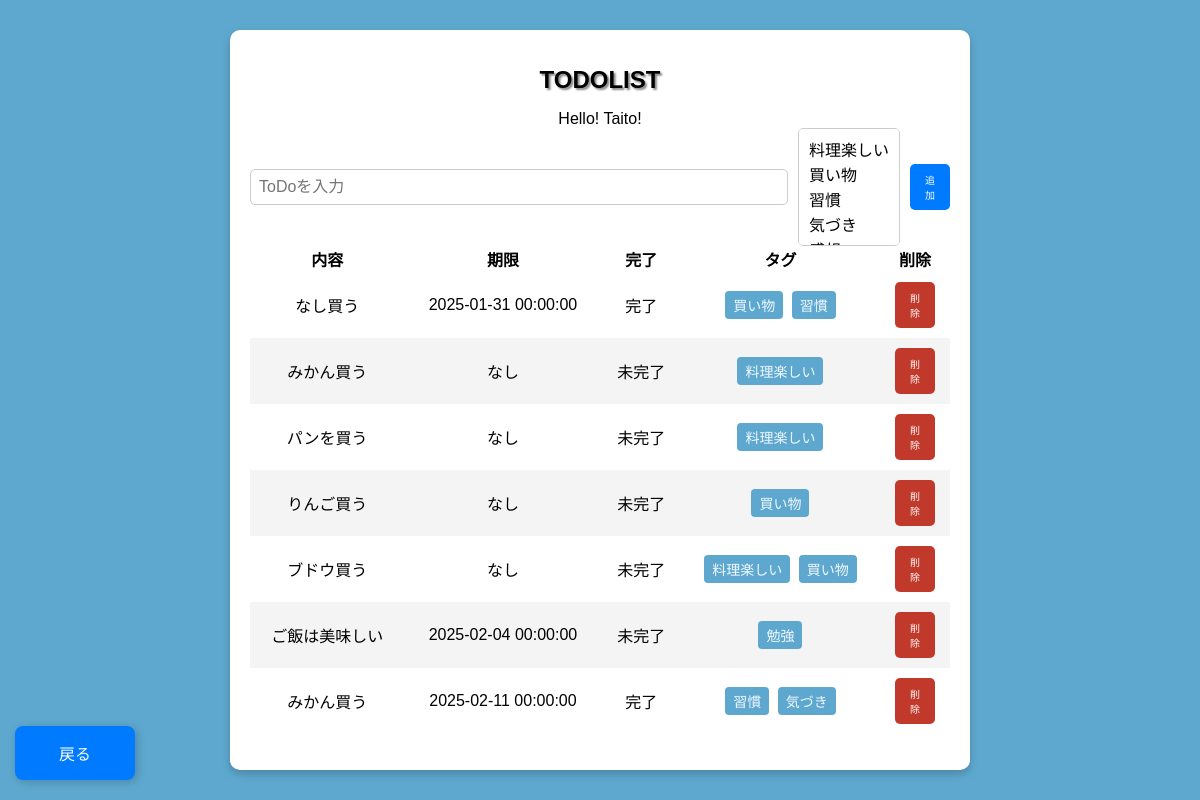
Before: /todo with the older database file.
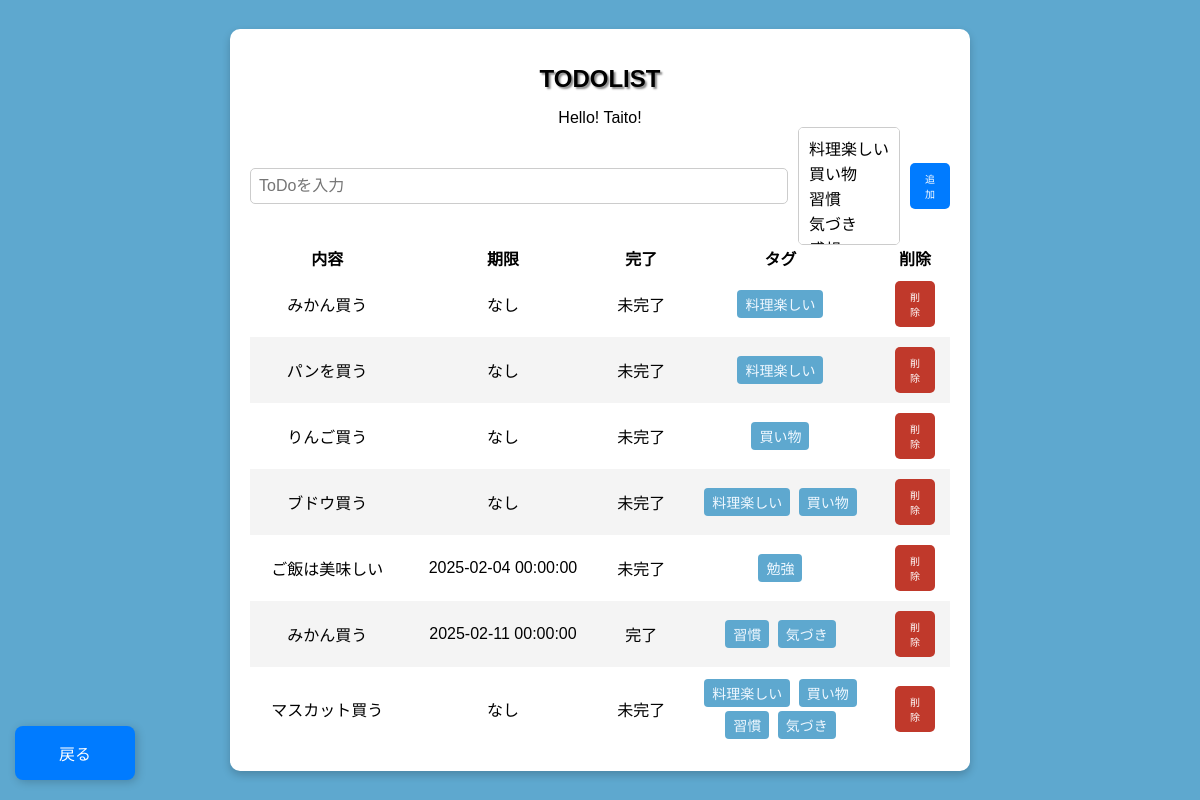
After: the same page with the newer database file.
### app/database/table/models.py (models this page shows)
class Todo(Base):
    __tablename__ = 'todo'
    __table_args__ = {
        'comment': 'todoの内容を管理するテーブル'
    }
    id   = Column('todo_id', Integer, primary_key=True, autoincrement=True)
    box  = Column('box', String(200), nullable=False)
    date = Column('date', DateTime, nullable=True)  # 現在時刻をデフォルトに設定
    completed = Column('completed', Boolean, default=False)
    settings = relationship("Set", back_populates="todo", cascade="all, delete-orphan")

class Tag(Base):
    __tablename__ = 'tag'
    __table_args__ = {
        'comment': 'tagの内容を管理するテーブル'
    }
    id   = Column('tag_id', Integer, primary_key=True, autoincrement=True)
    desc = Column('description', String(200), nullable=False)
    settings = relationship("Set", back_populates="tag", cascade="all, delete-orphan")

### app/routes/todo.py (the view)
@router.get("/todo")
async def read_todolist(request: Request):
    tag_list = db.query(Tag).all()
    todo_list = db.query(Todo).all()
    todo_list_with_tags = []
    for todo in todo_list:
        set_tags = (
            db.query(Tag.desc)
            .join(Set, Set.tag_id == Tag.id)
            .filter(Set.todo_id == todo.id)
            .all()
        )
        tag_descs = [set_tag.desc for set_tag in set_tags]
        todo_list_with_tags.append({
            "todo": todo,
            "set_tag_descs": tag_descs
        })
    db.close()
    return templates.TemplateResponse("todolist.html", {
        "request": request,
        "name": "Taito!",
        "todo_list": todo_list_with_tags,
        "tag_list": tag_list,
    })

### app/templates/todolist.html (shortened to what this page needs)
{%- extends "layout.html" %}
{%- block content %}
    <form id="todo-form" class="todo-form" method="POST" action="/todo">
        <input type="text" id="todo-input" class="todo-input" placeholder="ToDoを入力" name="box" required>
        <select id="tag-select" class="tag-select" name="tag" multiple>
            {% for tag in tag_list %}
                <option value="{{ tag.id }}">{{ tag.desc }}</option>
            {% endfor %}
        </select>
        <button type="submit" class="add-button">追加</button>
    </form>
    <table style="border-collapse: separate; border-spacing: 0;">
        <thead>
            <tr>
                <th>内容</th>
                <th>期限</th>
                <th>完了</th>
                <th>タグ</th>
                <th>削除</th>
            </tr>
        </thead>
        <tbody id="todo-list">
            {% for item in todo_list %}
            <tr>
                <td>
                    <a href="/todo/{{ item.todo.id }}" style="color: black; text-decoration: none;">
                        {{ item.todo.box }}
                    </a>
                </td>
                <td>{{ item.todo.date if item.todo.date else 'なし' }}</td>
                <td>{{ '完了' if item.todo.completed else '未完了' }}</td>
                <td class="listtags-column">
                    {% if item.set_tag_descs %}
                        {% for tag_desc in item.set_tag_descs %}
                            <span class="tag">{{ tag_desc }}</span>
                        {% endfor %}
                    {% else %}
                        なし
                    {% endif %}
                </td>
                <td>
                    <button onclick="deleteTodo('{{ item.todo.id }}')" class="remove-btn">
                        削除
                    </button>
                </td>
            </tr>
            {% endfor %}
        </tbody>
    </table>
    <a href="/" class="back-button">戻る</a>
{%- endblock %}

Changed rows visible on the page:
removed Todo: todo.box "なし買う", todo "2025-01-31 00:00:00", completed "完了"
now on one of the page's lists (row unchanged): Tag: description "料理楽しい"
shown differently, row unchanged: Tag "買い物": moves from the list under "なし買う" to the list under "マスカット買う"
shown differently, row unchanged: Tag "習慣": moves from the list under "なし買う" to the list under "マスカット買う"
now on one of the page's lists (row unchanged): Tag: description "気づき"
added Todo: todo.box "マスカット買う", todo "なし", completed "未完了"
Other visible differences:
new list line: "削除"
list line gone: "削除"
